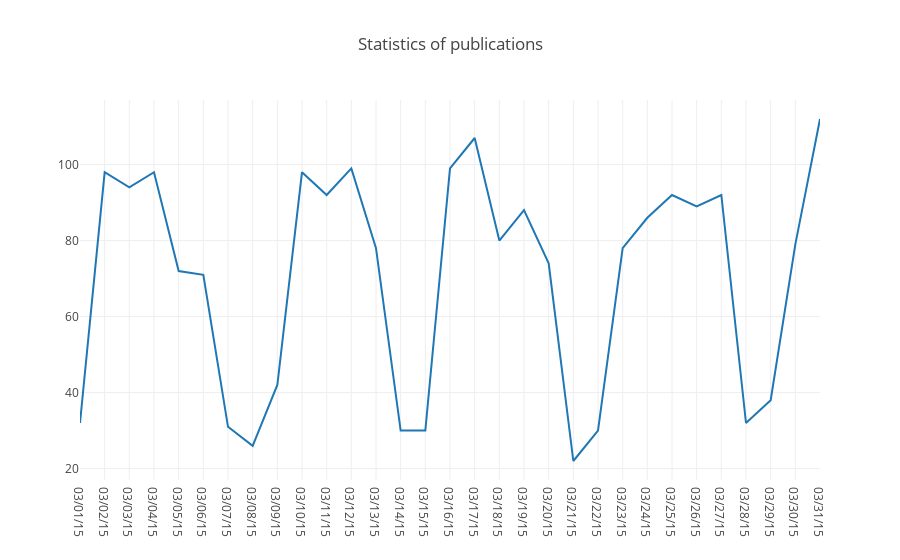

Notebook code cell kept with this figure:
### Markdown cell above
## 2\. Проанализируйте публикации в этом месяце (из вопроса 1)

Выберите один или несколько вариантов:

* На графике не заметны какие-либо выбросы или аномалии,
* Один или несколько дней сильно выделяются из общей картины,
* На хабре _всегда_ больше статей, чем на гиктаймсе,
* По субботам на гиктаймс и на хабрахабр публикуют примерно одинаковое число статей.

Подсказки: постройте график зависимости числа публикаций от дня; используйте параметр `hue`

### Code cell
march_df =  df[(df.year == 2015) & (df.month == 3)]
march_df
march_day_df =  march_df.groupby([march_df['published'].dt.to_period('D')])[['dayofweek']].count()
#ym_df
# ym_df['ym'] = ym_df.index
#years_df.columns = ['Publications', 'Number_of_Games']

trace0 = go.Scatter(
     x=march_day_df.index.strftime('%D'),
    y=march_day_df.dayofweek,
    name='Publications'
)


data = [trace0]
layout = {'title': 'Statistics of publications'}

fig = go.Figure(data=data, layout=layout)

iplot(fig, show_link=False)

### Figure 1 — Plotly figure (JSON) as saved in the notebook; plotly's stock layout.template omitted (floating-point values rounded to 4 significant figures)
{"data": [{"name": "Publications", "type": "scatter", "x": ["03/01/15", "03/02/15", "03/03/15", "03/04/15", "03/05/15", "03/06/15", "03/07/15", "03/08/15", "03/09/15", "03/10/15", "03/11/15", "03/12/15", "03/13/15", "03/14/15", "03/15/15", "03/16/15", "03/17/15", "03/18/15", "03/19/15", "03/20/15", "03/21/15", "03/22/15", "03/23/15", "03/24/15", "03/25/15", "03/26/15", "03/27/15", "03/28/15", "03/29/15", "03/30/15", "03/31/15"], "y": [32, 98, 94, 98, 72, 71, 31, 26, 42, 98, 92, 99, 78, 30, 30, 99, 107, 80, 88, 74, 22, 30, 78, 86, 92, 89, 92, 32, 38, 79, 112]}], "layout": {"title": "Statistics of publications"}}
